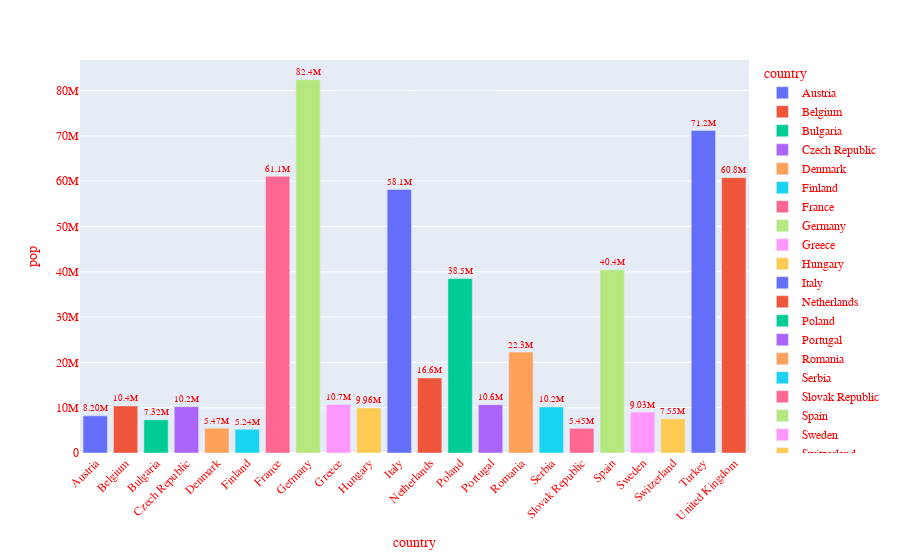

Notebook source saved alongside this figure:
### Code cell
df_europe = px.data.gapminder().query("continent =='Europe' and year == 2007 and pop > 5.e6" )
fig = px.bar(df_europe, y= "pop", x= "country", text = "pop", color ="country")

fig.update_traces(textposition = "outside", texttemplate = "%{text:.3s}", textfont_size=12) #int, s, f verdiğimizde type göre işlem yapıyor

fig.update_layout(xaxis_tickangle = -45,
                  font_family="Arial",
                  font_color="red",
                  font_size = 12)

### Figure 1 — Plotly figure (JSON) as saved in the notebook; plotly's stock layout.template omitted (floating-point values rounded to 4 significant figures)
{"data": [{"alignmentgroup": "True", "hovertemplate": "country=%{x}<br>pop=%{text}<extra></extra>", "legendgroup": "Austria", "marker": {"color": "#636efa", "pattern": {"shape": ""}}, "name": "Austria", "offsetgroup": "Austria", "orientation": "v", "showlegend": true, "text": [8199783], "textfont": {"size": 12}, "textposition": "outside", "texttemplate": "%{text:.3s}", "type": "bar", "x": ["Austria"], "xaxis": "x", "y": [8199783], "yaxis": "y"}, {"alignmentgroup": "True", "hovertemplate": "country=%{x}<br>pop=%{text}<extra></extra>", "legendgroup": "Belgium", "marker": {"color": "#EF553B", "pattern": {"shape": ""}}, "name": "Belgium", "offsetgroup": "Belgium", "orientation": "v", "showlegend": true, "text": [10392226], "textfont": {"size": 12}, "textposition": "outside", "texttemplate": "%{text:.3s}", "type": "bar", "x": ["Belgium"], "xaxis": "x", "y": [10392226], "yaxis": "y"}, {"alignmentgroup": "True", "hovertemplate": "country=%{x}<br>pop=%{text}<extra></extra>", "legendgroup": "Bulgaria", "marker": {"color": "#00cc96", "pattern": {"shape": ""}}, "name": "Bulgaria", "offsetgroup": "Bulgaria", "orientation": "v", "showlegend": true, "text": [7322858], "textfont": {"size": 12}, "textposition": "outside", "texttemplate": "%{text:.3s}", "type": "bar", "x": ["Bulgaria"], "xaxis": "x", "y": [7322858], "yaxis": "y"}, {"alignmentgroup": "True", "hovertemplate": "country=%{x}<br>pop=%{text}<extra></extra>", "legendgroup": "Czech Republic", "marker": {"color": "#ab63fa", "pattern": {"shape": ""}}, "name": "Czech Republic", "offsetgroup": "Czech Republic", "orientation": "v", "showlegend": true, "text": [10228744], "textfont": {"size": 12}, "textposition": "outside", "texttemplate": "%{text:.3s}", "type": "bar", "x": ["Czech Republic"], "xaxis": "x", "y": [10228744], "yaxis": "y"}, {"alignmentgroup": "True", "hovertemplate": "country=%{x}<br>pop=%{text}<extra></extra>", "legendgroup": "Denmark", "marker": {"color": "#FFA15A", "pattern": {"shape": ""}}, "name": "Denmark", "offsetgroup": "Denmark", "orientation": "v", "showlegend": true, "text": [5468120], "textfont": {"size": 12}, "textposition": "outside", "texttemplate": "%{text:.3s}", "type": "bar", "x": ["Denmark"], "xaxis": "x", "y": [5468120], "yaxis": "y"}, {"alignmentgroup": "True", "hovertemplate": "country=%{x}<br>pop=%{text}<extra></extra>", "legendgroup": "Finland", "marker": {"color": "#19d3f3", "pattern": {"shape": ""}}, "name": "Finland", "offsetgroup": "Finland", "orientation": "v", "showlegend": true, "text": [5238460], "textfont": {"size": 12}, "textposition": "outside", "texttemplate": "%{text:.3s}", "type": "bar", "x": ["Finland"], "xaxis": "x", "y": [5238460], "yaxis": "y"}, {"alignmentgroup": "True", "hovertemplate": "country=%{x}<br>pop=%{text}<extra></extra>", "legendgroup": "France", "marker": {"color": "#FF6692", "pattern": {"shape": ""}}, "name": "France", "offsetgroup": "France", "orientation": "v", "showlegend": true, "text": [61083916], "textfont": {"size": 12}, "textposition": "outside", "texttemplate": "%{text:.3s}", "type": "bar", "x": ["France"], "xaxis": "x", "y": [61083916], "yaxis": "y"}, {"alignmentgroup": "True", "hovertemplate": "country=%{x}<br>pop=%{text}<extra></extra>", "legendgroup": "Germany", "marker": {"color": "#B6E880", "pattern": {"shape": ""}}, "name": "Germany", "offsetgroup": "Germany", "orientation": "v", "showlegend": true, "text": [82400996], "textfont": {"size": 12}, "textposition": "outside", "texttemplate": "%{text:.3s}", "type": "bar", "x": ["Germany"], "xaxis": "x", "y": [82400996], "yaxis": "y"}, {"alignmentgroup": "True", "hovertemplate": "country=%{x}<br>pop=%{text}<extra></extra>", "legendgroup": "Greece", "marker": {"color": "#FF97FF", "pattern": {"shape": ""}}, "name": "Greece", "offsetgroup": "Greece", "orientation": "v", "showlegend": true, "text": [10706290], "textfont": {"size": 12}, "textposition": "outside", "texttemplate": "%{text:.3s}", "type": "bar", "x": ["Greece"], "xaxis": "x", "y": [10706290], "yaxis": "y"}, {"alignmentgroup": "True", "hovertemplate": "country=%{x}<br>pop=%{text}<extra></extra>", "legendgroup": "Hungary", "marker": {"color": "#FECB52", "pattern": {"shape": ""}}, "name": "Hungary", "offsetgroup": "Hungary", "orientation": "v", "showlegend": true, "text": [9956108], "textfont": {"size": 12}, "textposition": "outside", "texttemplate": "%{text:.3s}", "type": "bar", "x": ["Hungary"], "xaxis": "x", "y": [9956108], "yaxis": "y"}, {"alignmentgroup": "True", "hovertemplate": "country=%{x}<br>pop=%{text}<extra></extra>", "legendgroup": "Italy", "marker": {"color": "#636efa", "pattern": {"shape": ""}}, "name": "Italy", "offsetgroup": "Italy", "orientation": "v", "showlegend": true, "text": [58147733], "textfont": {"size": 12}, "textposition": "outside", "texttemplate": "%{text:.3s}", "type": "bar", "x": ["Italy"], "xaxis": "x", "y": [58147733], "yaxis": "y"}, {"alignmentgroup": "True", "hovertemplate": "country=%{x}<br>pop=%{text}<extra></extra>", "legendgroup": "Netherlands", "marker": {"color": "#EF553B", "pattern": {"shape": ""}}, "name": "Netherlands", "offsetgroup": "Netherlands", "orientation": "v", "showlegend": true, "text": [16570613], "textfont": {"size": 12}, "textposition": "outside", "texttemplate": "%{text:.3s}", "type": "bar", "x": ["Netherlands"], "xaxis": "x", "y": [16570613], "yaxis": "y"}, {"alignmentgroup": "True", "hovertemplate": "country=%{x}<br>pop=%{text}<extra></extra>", "legendgroup": "Poland", "marker": {"color": "#00cc96", "pattern": {"shape": ""}}, "name": "Poland", "offsetgroup": "Poland", "orientation": "v", "showlegend": true, "text": [38518241], "textfont": {"size": 12}, "textposition": "outside", "texttemplate": "%{text:.3s}", "type": "bar", "x": ["Poland"], "xaxis": "x", "y": [38518241], "yaxis": "y"}, {"alignmentgroup": "True", "hovertemplate": "country=%{x}<br>pop=%{text}<extra></extra>", "legendgroup": "Portugal", "marker": {"color": "#ab63fa", "pattern": {"shape": ""}}, "name": "Portugal", "offsetgroup": "Portugal", "orientation": "v", "showlegend": true, "text": [10642836], "textfont": {"size": 12}, "textposition": "outside", "texttemplate": "%{text:.3s}", "type": "bar", "x": ["Portugal"], "xaxis": "x", "y": [10642836], "yaxis": "y"}, {"alignmentgroup": "True", "hovertemplate": "country=%{x}<br>pop=%{text}<extra></extra>", "legendgroup": "Romania", "marker": {"color": "#FFA15A", "pattern": {"shape": ""}}, "name": "Romania", "offsetgroup": "Romania", "orientation": "v", "showlegend": true, "text": [22276056], "textfont": {"size": 12}, "textposition": "outside", "texttemplate": "%{text:.3s}", "type": "bar", "x": ["Romania"], "xaxis": "x", "y": [22276056], "yaxis": "y"}, {"alignmentgroup": "True", "hovertemplate": "country=%{x}<br>pop=%{text}<extra></extra>", "legendgroup": "Serbia", "marker": {"color": "#19d3f3", "pattern": {"shape": ""}}, "name": "Serbia", "offsetgroup": "Serbia", "orientation": "v", "showlegend": true, "text": [10150265], "textfont": {"size": 12}, "textposition": "outside", "texttemplate": "%{text:.3s}", "type": "bar", "x": ["Serbia"], "xaxis": "x", "y": [10150265], "yaxis": "y"}, {"alignmentgroup": "True", "hovertemplate": "country=%{x}<br>pop=%{text}<extra></extra>", "legendgroup": "Slovak Republic", "marker": {"color": "#FF6692", "pattern": {"shape": ""}}, "name": "Slovak Republic", "offsetgroup": "Slovak Republic", "orientation": "v", "showlegend": true, "text": [5447502], "textfont": {"size": 12}, "textposition": "outside", "texttemplate": "%{text:.3s}", "type": "bar", "x": ["Slovak Republic"], "xaxis": "x", "y": [5447502], "yaxis": "y"}, {"alignmentgroup": "True", "hovertemplate": "country=%{x}<br>pop=%{text}<extra></extra>", "legendgroup": "Spain", "marker": {"color": "#B6E880", "pattern": {"shape": ""}}, "name": "Spain", "offsetgroup": "Spain", "orientation": "v", "showlegend": true, "text": [40448191], "textfont": {"size": 12}, "textposition": "outside", "texttemplate": "%{text:.3s}", "type": "bar", "x": ["Spain"], "xaxis": "x", "y": [40448191], "yaxis": "y"}, {"alignmentgroup": "True", "hovertemplate": "country=%{x}<br>pop=%{text}<extra></extra>", "legendgroup": "Sweden", "marker": {"color": "#FF97FF", "pattern": {"shape": ""}}, "name": "Sweden", "offsetgroup": "Sweden", "orientation": "v", "showlegend": true, "text": [9031088], "textfont": {"size": 12}, "textposition": "outside", "texttemplate": "%{text:.3s}", "type": "bar", "x": ["Sweden"], "xaxis": "x", "y": [9031088], "yaxis": "y"}, {"alignmentgroup": "True", "hovertemplate": "country=%{x}<br>pop=%{text}<extra></extra>", "legendgroup": "Switzerland", "marker": {"color": "#FECB52", "pattern": {"shape": ""}}, "name": "Switzerland", "offsetgroup": "Switzerland", "orientation": "v", "showlegend": true, "text": [7554661], "textfont": {"size": 12}, "textposition": "outside", "texttemplate": "%{text:.3s}", "type": "bar", "x": ["Switzerland"], "xaxis": "x", "y": [7554661], "yaxis": "y"}, {"alignmentgroup": "True", "hovertemplate": "country=%{x}<br>pop=%{text}<extra></extra>", "legendgroup": "Turkey", "marker": {"color": "#636efa", "pattern": {"shape": ""}}, "name": "Turkey", "offsetgroup": "Turkey", "orientation": "v", "showlegend": true, "text": [71158647], "textfont": {"size": 12}, "textposition": "outside", "texttemplate": "%{text:.3s}", "type": "bar", "x": ["Turkey"], "xaxis": "x", "y": [71158647], "yaxis": "y"}, {"alignmentgroup": "True", "hovertemplate": "country=%{x}<br>pop=%{text}<extra></extra>", "legendgroup": "United Kingdom", "marker": {"color": "#EF553B", "pattern": {"shape": ""}}, "name": "United Kingdom", "offsetgroup": "United Kingdom", "orientation": "v", "showlegend": true, "text": [60776238], "textfont": {"size": 12}, "textposition": "outside", "texttemplate": "%{text:.3s}", "type": "bar", "x": ["United Kingdom"], "xaxis": "x", "y": [60776238], "yaxis": "y"}], "layout": {"autosize": true, "barmode": "relative", "font": {"color": "red", "family": "Arial", "size": 12}, "legend": {"title": {"text": "country"}, "tracegroupgap": 0}, "margin": {"t": 60}, "xaxis": {"anchor": "y", "autorange": true, "categoryarray": ["Austria", "Belgium", "Bulgaria", "Czech Republic", "Denmark", "Finland", "France", "Germany", "Greece", "Hungary", "Italy", "Netherlands", "Poland", "Portugal", "Romania", "Serbia", "Slovak Republic", "Spain", "Sweden", "Switzerland", "Turkey", "United Kingdom"], "categoryorder": "array", "domain": [0, 1], "range": [-0.5, 21.5], "tickangle": -45, "title": {"text": "country"}, "type": "category"}, "yaxis": {"anchor": "x", "autorange": true, "domain": [0, 1], "range": [0, 86740000.0], "title": {"text": "pop"}, "type": "linear"}}}
